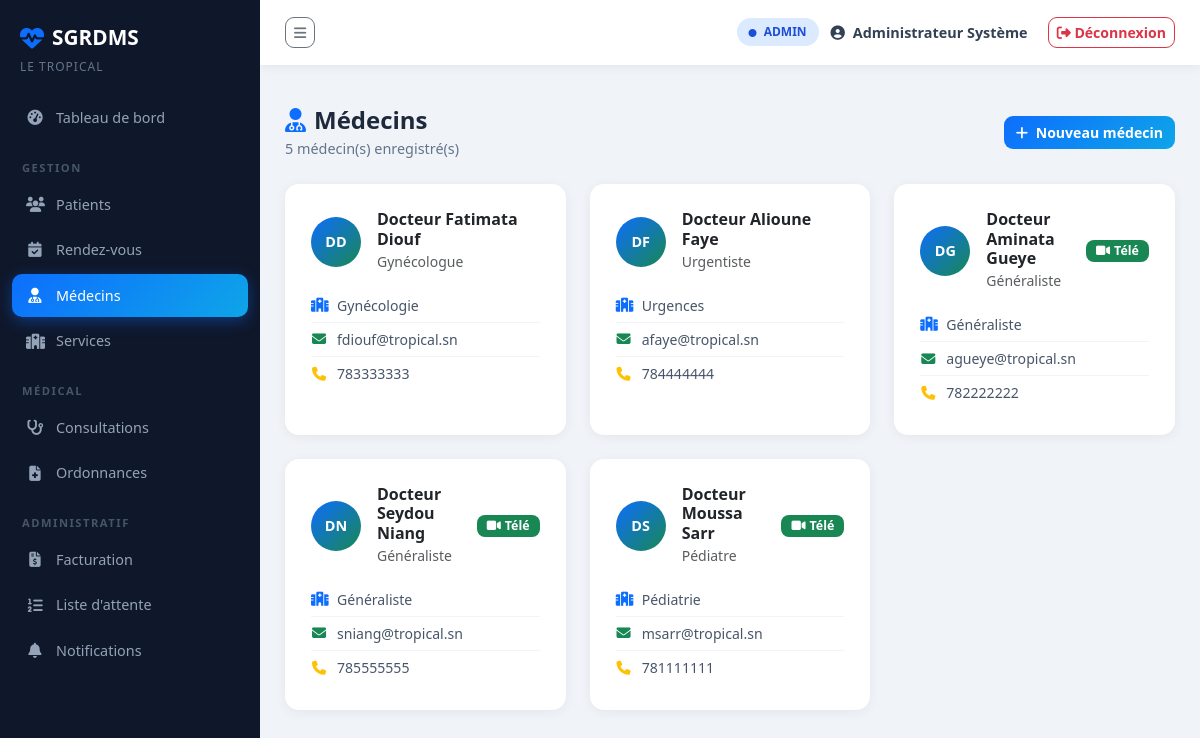
Page /medecins (signed in) on the committed database.
### tables this page shows
CREATE TABLE MEDECIN (
    id_medecin       INTEGER PRIMARY KEY AUTOINCREMENT,
    prenom           TEXT    NOT NULL,
    nom              TEXT    NOT NULL,
    specialite       TEXT    NOT NULL,
    email            TEXT    UNIQUE,
    telephone        TEXT,
    telecons_active  INTEGER NOT NULL DEFAULT 0 CHECK(telecons_active IN (0, 1)),
    id_service       INTEGER NOT NULL,
    FOREIGN KEY (id_service) REFERENCES SERVICE(id_service)
);

CREATE TABLE SERVICE (
    id_service   INTEGER PRIMARY KEY AUTOINCREMENT,
    nom_service  TEXT    NOT NULL,
    description  TEXT,
    localisation TEXT
);

### app.py (the view)
@app.route("/medecins")
@login_required
def medecins_liste():
    conn     = get_db()
    medecins = conn.execute(
        """SELECT m.*, s.nom_service
           FROM MEDECIN m JOIN SERVICE s ON m.id_service = s.id_service
           ORDER BY m.nom"""
    ).fetchall()
    conn.close()
    return render_template("medecins/liste.html", medecins=medecins)

### app.py (called while the page is built)
def get_db():
    conn = sqlite3.connect(DB_PATH)
    conn.row_factory = sqlite3.Row
    conn.execute("PRAGMA foreign_keys = ON")
    return conn

def login_required(f):
    from functools import wraps
    @wraps(f)
    def decorated(*args, **kwargs):
        if "user" not in session:
            flash("Veuillez vous connecter.", "warning")
            return redirect(url_for("login"))
        return f(*args, **kwargs)
    return decorated

### templates/medecins/liste.html (shortened to what this page needs)
{% extends "base.html" %}
{% block content %}
<div class="page-header">
    <div>
        <h2><i class="fas fa-user-md me-2 text-primary"></i>Médecins</h2>
        <p>{{ medecins|length }} médecin(s) enregistré(s)</p>
    </div>
    {% if session.role == 'admin' %}
    <a href="{{ url_for('medecin_nouveau') }}" class="btn btn-primary">
        <i class="fas fa-plus me-1"></i> Nouveau médecin
    </a>
    {% endif %}
</div>
<div class="row g-4">
    {% for m in medecins %}
    <div class="col-xl-4 col-md-6">
        <div class="card medecin-card h-100">
            <div class="card-body p-4">
                <div class="d-flex align-items-center gap-3 mb-3">
                    <div class="avatar-md">
                        {{ m.prenom[0] }}{{ m.nom[0] }}
                    </div>
                    <div>
                        <h6 class="fw-700 mb-0">{{ m.prenom }} {{ m.nom }}</h6>
                        <span class="text-muted small">{{ m.specialite }}</span>
                    </div>
                    {% if m.telecons_active %}
                    <span class="badge bg-success ms-auto">
                        <i class="fas fa-video me-1"></i>Télé
                    </span>
                    {% endif %}
                </div>
                <ul class="info-list-sm">
                    <li>
                        <i class="fas fa-hospital text-primary"></i>
                        <span>{{ m.nom_service }}</span>
                    </li>
                    <li>
                        <i class="fas fa-envelope text-success"></i>
                        <span>{{ m.email or '—' }}</span>
                    </li>
                    <li>
                        <i class="fas fa-phone text-warning"></i>
                        <span>{{ m.telephone or '—' }}</span>
                    </li>
                </ul>
            </div>
        </div>
    </div>
    {% endfor %}
</div>
{% endblock %}

### static/css/style.css (style rules this page uses)
:root { --primary: #0d6efd; --success: #198754; --sidebar-w: 260px; --topbar-h: 65px; --bg: #f0f4f8; --sidebar-bg: #0f172a; --card-radius: 14px; }
* { box-sizing: border-box; }
body { font-family: 'Segoe UI', sans-serif; background: var(--bg); margin: 0; overflow-x: hidden; }
.page-header { display: flex; align-items: center; justify-content: space-between; margin-bottom: 25px; }
.page-header h2 { font-size: 1.5rem; font-weight: 700; color: #1e293b; margin: 0; }
.page-header p { color: #64748b; margin: 3px 0 0; font-size: 0.9rem; }
.card { border: none; border-radius: var(--card-radius); box-shadow: 0 2px 12px rgba(0,0,0,0.06); }
.badge { border-radius: 8px; padding: 5px 10px; font-size: 0.78rem; font-weight: 600; }
.btn { border-radius: 9px; font-weight: 600; font-size: 0.88rem; }
.btn-primary { background: linear-gradient(135deg, #0d6efd, #0ea5e9); border: none; }

### templates/medecins/liste.html (style rules this page uses)
.medecin-card { border: 2px solid transparent; transition: all 0.2s; }
.avatar-md { width: 50px; height: 50px; background: linear-gradient(135deg, #0d6efd, #198754); border-radius: 50%; display: flex; align-items: center; justify-content: center; color: white; font-weight: 700; font-size: 0.9rem; flex-shrink: 0; }
.info-list-sm { list-style: none; padding: 0; margin: 0; }
.info-list-sm li { display: flex; align-items: center; gap: 10px; padding: 6px 0; font-size: 0.88rem; color: #475569; border-bottom: 1px solid #f1f5f9; }
.info-list-sm li:last-child { border-bottom: none; }
.info-list-sm li i { width: 16px; text-align: center; }
.fw-700 { font-weight: 700; }

### rows in the picture
MEDECIN: prenom "D", nom "D", prenom "Docteur Fatimata", nom "Diouf", specialite "Gynécologue", nom_service "Gynécologie", email "fdiouf@tropical.sn", telephone "783333333"
MEDECIN: prenom "D", nom "F", prenom "Docteur Alioune", nom "Faye", specialite "Urgentiste", nom_service "Urgences", email "afaye@tropical.sn", telephone "784444444"
MEDECIN: prenom "D", nom "G", prenom "Docteur Aminata", nom "Gueye", specialite "Généraliste", telecons_active 1 (drawn), nom_service "Généraliste", email "agueye@tropical.sn", telephone "782222222"
MEDECIN: prenom "D", nom "N", prenom "Docteur Seydou", nom "Niang", specialite "Généraliste", telecons_active 1 (drawn), nom_service "Généraliste", email "sniang@tropical.sn", telephone "785555555"
MEDECIN: prenom "D", nom "S", prenom "Docteur Moussa", nom "Sarr", specialite "Pédiatre", telecons_active 1 (drawn), nom_service "Pédiatrie", email "msarr@tropical.sn", telephone "781111111"

### other values in the picture
{{ session.role | upper }} "ADMIN"
{{ session.nom }} "Administrateur Système"
{{ medecins|length }} "5"
